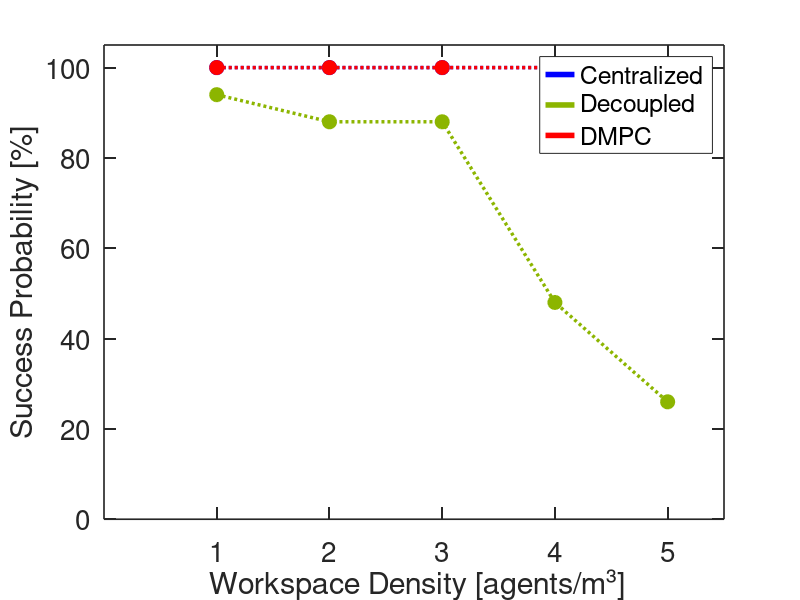

The MATLAB source for this figure: (Note: this script raises an error after producing the figure.)
clc
close all
clear
load('comp_all_9.mat');
% green = [0.55,0.75,0.11];
green = [0.55,0.71,0]; %apple green
% Volumen of arena
V = (pmax(1)-pmin(1))*(pmax(2)-pmin(2))*(pmax(3)-pmin(3));
pi = 3.14159265359;
%%
% Probability of success plots
prob_dmpc = sum(success_dmpc,2)/trials*100;
prob_cup = sum(success_cup,2)/trials*100;
prob_dec = sum(success_dec,2)/trials*100;
figure(1)
set(gca,'LineWidth',1.2,'TickLength',[0.02 0.02]);
set(gca,'FontSize',20)
hold on;
box on;
xticks([1:5]);
ylim([0,105])
xlim([0,5.5])
h1 = plot(N_vector/V,prob_cup,':b','Linewidth',2.5);
plot(N_vector/V,prob_cup,'ob', 'MarkerFaceColor', 'b','Linewidth',1,'markers',10);
h2 = plot(N_vector/V,prob_dec',':','Color',green,'Linewidth',2.5);
plot(N_vector/V,prob_dec,'o','Color',green, 'MarkerFaceColor', green,'Linewidth',1,'markers',10);
h3 = plot(N_vector/V,prob_dmpc,':r','Linewidth',2.5);
plot(N_vector/V,prob_dmpc,'or', 'MarkerFaceColor', 'r','Linewidth',1,'markers',10);
xlabel(' Workspace Density [agents/m³]')
ylabel('Success Probability [%]');
[h, icons, plots, s] = legend([h1,h2,h3],'Centralized','Decoupled','DMPC');
h_lines = findobj(icons, 'Type', 'Line');
set(h_lines, 'LineStyle', '-','LineWidth',4); %// modify properties as desired
set(gcf,'color','w');
%%
% Computation time
tmean_dmpc = nanmean(t_dmpc,2);
tstd_dmpc = nanstd(t_dmpc,1,2);
tmean_cup = nanmean(t_cup,2);
tstd_cup = nanstd(t_cup,1,2);
tmean_dec = nanmean(t_dec,2);
tstd_dec = nanstd(t_dec,1,2);
figure(2)
set(gca,'LineWidth',1.2,'TickLength',[0.02 0.02]);
set(gca,'FontSize',20)
hold on;
box on;
xticks([1:5]);
ylim([0,1150])
xlim([0,5.5])
h1 = errorbar(N_vector/V, tmean_cup,tstd_cup,':b','LineWidth',2.5);
plot(N_vector/V,tmean_cup,'ob', 'MarkerFaceColor', 'b','Linewidth',1,'markers',10);
h2 = errorbar(N_vector/V, tmean_dec,tstd_dec,':','Color',green,'LineWidth',2.5);
plot(N_vector/V,tmean_dec,'o','Color',green, 'MarkerFaceColor', green,'Linewidth',1,'markers',10);
h3 = errorbar(N_vector/V, tmean_dmpc,tstd_dmpc,':r','LineWidth',2.5);
plot(N_vector/V,tmean_dmpc,'or', 'MarkerFaceColor', 'r','Linewidth',1,'markers',10);
message = sprintf('Successful \ntrials \nonly');
text(1,400,message,'Fontsize',20)
xlabel(' Workspace Density [agents/m³]')
ylabel('Computation time [s]');
[h, icons, plots, s] = legend([h1,h2,h3],'Centralized','Decoupled','DMPC');
h_lines = findobj(icons, 'Type', 'Line');
set(h_lines, 'LineStyle', '-','LineWidth',4); %// modify properties as desired
set(gcf,'color','w');
%%
% Average travelled distance
avg_dist_dmpc = nanmean(totdist_dmpc,2);
std_dist_dmpc = nanstd(totdist_dmpc,1,2);
avg_dist_cup = nanmean(totdist_cup,2);
std_dist_cup = nanstd(totdist_cup,1,2);
avg_dist_dec = nanmean(totdist_dec,2);
std_dist_dec = nanstd(totdist_dec,1,2);
figure(3)
set(gca,'LineWidth',1.2,'TickLength',[0.02 0.02]);
set(gca,'FontSize',20)
hold on;
box on;
xticks([1:5]);
ylim([0,40])
xlim([0,5.5])
h1 = errorbar(N_vector/V, avg_dist_cup,std_dist_cup,':b','LineWidth', 2.5);

plot(N_vector/V,avg_dist_cup,'ob', 'MarkerFaceColor', 'b','Linewidth',1,'markers',10);
h2 = errorbar(N_vector/V, avg_dist_dec,std_dist_dec,':','Color',green,'LineWidth', 2.5);
plot(N_vector/V,avg_dist_dec,'o','Color',green,'MarkerFaceColor',green,'Linewidth',1,'markers',10);
h3 = errorbar(N_vector/V, avg_dist_dmpc,std_dist_dmpc,':r','LineWidth', 2.5);
plot(N_vector/V,avg_dist_dmpc,'or', 'MarkerFaceColor', 'r','Linewidth',1,'markers',10);
text(0.5,18,message,'Fontsize',20)
xlabel(' Workspace Density [agents/m³]')
ylabel('Total Distance [m]');
[h, icons, plots, s] = legend([h1,h2,h3],'Centralized','Decoupled','DMPC');
h_lines = findobj(icons, 'Type', 'Line');
set(h_lines, 'LineStyle', '-','LineWidth',4); %// modify properties as desired
set(gcf,'color','w');

%%
% Trajectory time
tmean_traj = nanmean(traj_time,2);
tstd_traj = nanstd(traj_time,1,2);
figure(4)
set(gca,'LineWidth',1.2,'TickLength',[0.02 0.02]);
set(gca,'FontSize',20)
hold on;
box on;
xticks([1:5]);
xlim([0,6])
h1 = errorbar(N_vector/V,tmean_traj,tstd_traj,':r','LineWidth', 2.5);
plot(N_vector/V,tmean_traj,'or', 'MarkerFaceColor', 'r','Linewidth',1.5,'markers',10);
text(0.5,10,message,'Fontsize',20)
xlabel(' Workspace Density [agents/m³]')
ylabel('Transition Time [s]');
[h, icons, plots, s] = legend([h1],'DMPC');
h_lines = findobj(icons, 'Type', 'Line');
set(h_lines, 'LineStyle', '-','LineWidth',4); %// modify properties as desired
set(gcf,'color','w');
